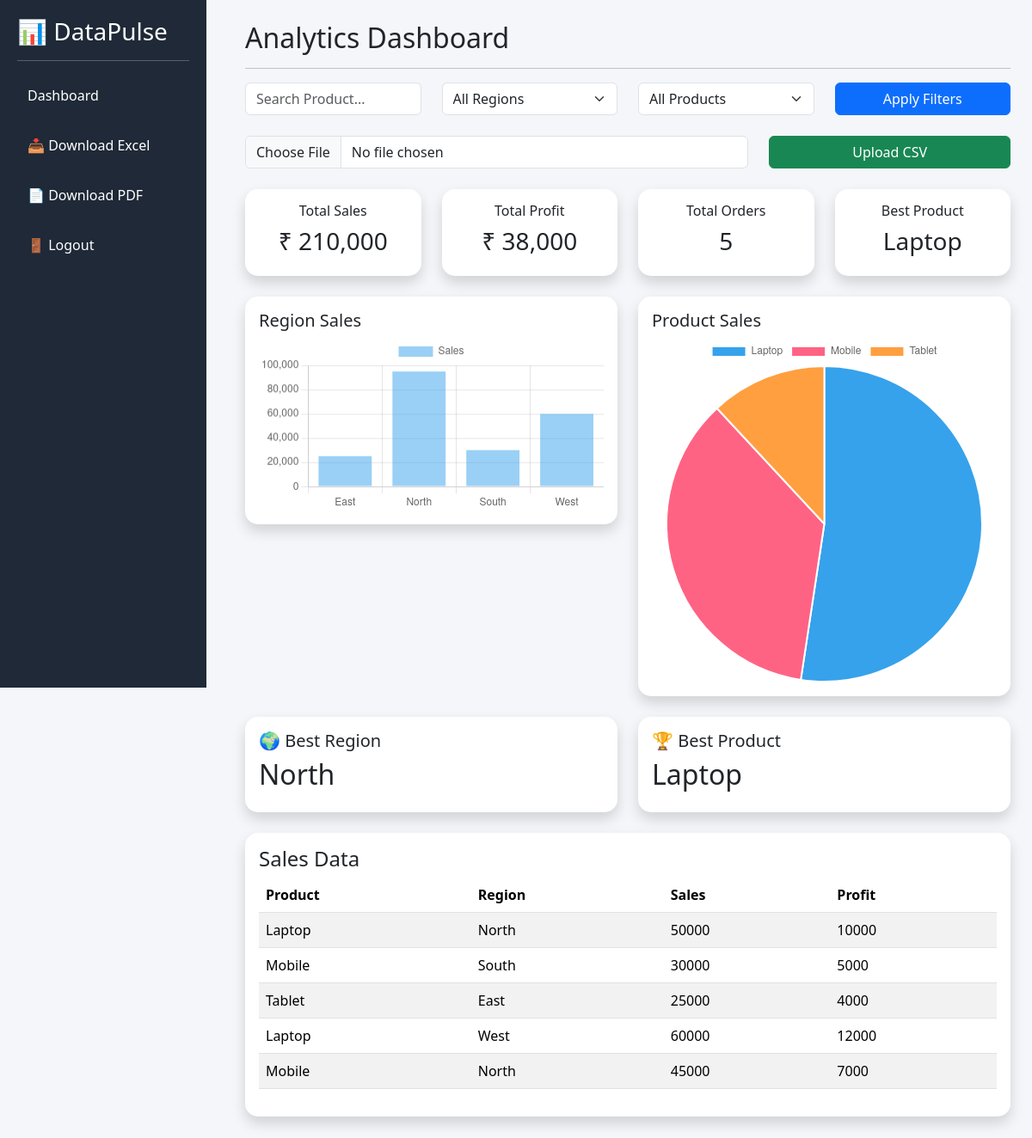
The page / (signed in) on the database as committed earlier.
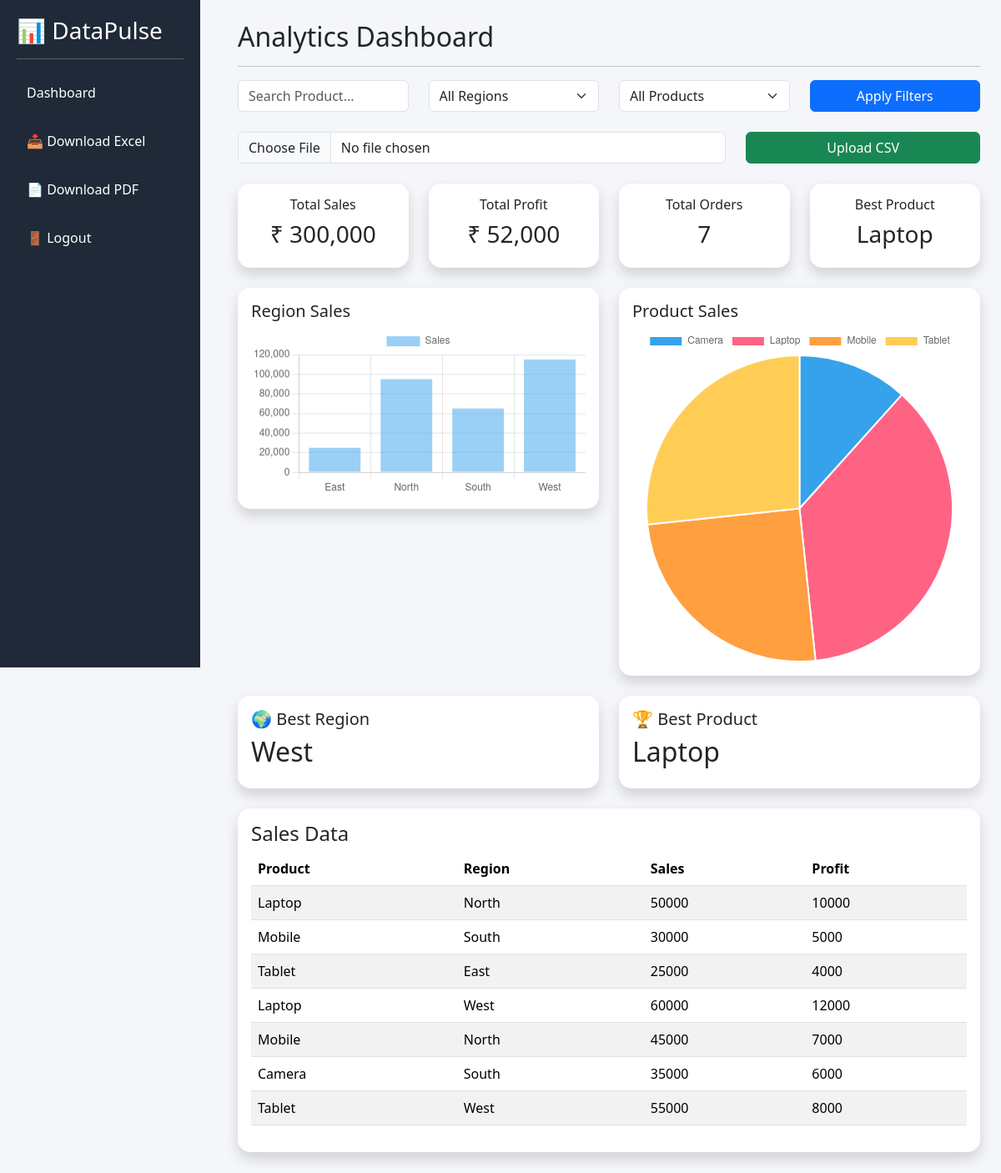
The same page on the database as committed later.
### tables this page shows
CREATE TABLE "sales" (
"product" TEXT,
  "region" TEXT,
  "sales" INTEGER,
  "profit" INTEGER
);

### app.py (the view, shortened to what this page needs)
@app.route("/", methods=["GET", "POST"])
def dashboard():
    if "user" not in session:
        return redirect("/login")
    try:
        conn = sqlite3.connect(DATABASE)
        df = pd.read_sql(
            "SELECT * FROM sales",
            conn
        )
        conn.close()
    except:
        df = pd.DataFrame(
            columns=[
                "product",
                "region",
                "sales",
                "profit"
            ]
        )
    if len(df) > 0:
        df.columns = df.columns.str.lower()
        region_filter = request.args.get(
            "region",
            "All"
        )
        product_filter = request.args.get(
            "product",
            "All"
        )
        search = request.args.get(
            "search",
            ""
        )
        if region_filter != "All":
            df = df[
                df["region"] == region_filter
            ]
        if product_filter != "All":
            df = df[
                df["product"] == product_filter
            ]
        total_sales = (
            df["sales"].sum()
            if len(df) > 0 else 0
        )
        total_profit = (
            df["profit"].sum()
            if len(df) > 0 else 0
        )
        total_orders = len(df)
        regions = sorted(
            df["region"].unique()
        ) if len(df) > 0 else []
        products = sorted(
            df["product"].unique()
        ) if len(df) > 0 else []
        region_data = (
            df.groupby("region")["sales"]
            .sum()
            .reset_index()
        ) if len(df) > 0 else pd.DataFrame()
        product_data = (
            df.groupby("product")["sales"]
            .sum()
            .reset_index()
        ) if len(df) > 0 else pd.DataFrame()
        if len(df) > 0:
            best_product = (
                df.groupby("product")["sales"]
                .sum()
                .idxmax()
            )
            best_region = (
                df.groupby("region")["sales"]
                .sum()
                .idxmax()
            )
        else:
            best_product = "No Data"
            best_region = "No Data"
    return render_template(
        "dashboard.html",
        sales=total_sales,
        profit=total_profit,
        orders=total_orders,
        best_product=best_product,
        best_region=best_region,
        regions=regions,
        products=products,
        search=search,
        region_labels=region_data["region"].tolist()
        if len(region_data) > 0 else [],
        region_values=region_data["sales"].tolist()
        if len(region_data) > 0 else [],
        product_labels=product_data["product"].tolist()
        if len(product_data) > 0 else [],
        product_values=product_data["sales"].tolist()
        if len(product_data) > 0 else [],
        table_data=df.to_dict(orient="records")
    )

### templates/dashboard.html (shortened to what this page needs)
<!DOCTYPE html>
<html>
<head>
<link href="https://cdn.jsdelivr.net/npm/bootstrap@5.3.3/dist/css/bootstrap.min.css" rel="stylesheet">
</head>
<body>
<div class="sidebar">
<h3>📊 DataPulse</h3>
<hr>
<a href="/">Dashboard</a>
<a href="/download_excel">
📥 Download Excel
</a>
<a href="/download_pdf">
📄 Download PDF
</a>
<a href="/logout">
🚪 Logout
</a>
</div>
<div class="main">
<h2>Analytics Dashboard</h2>
<hr>
<form method="GET">
<div class="row mb-4">
<div class="col-md-3">
<input
type="text"
name="search"
class="form-control"
placeholder="Search Product..."
value="{{ search }}">
</div>
<div class="col-md-3">
<select
name="region"
class="form-select">
<option value="All">
All Regions
</option>
</select>
</div>
<div class="col-md-3">
<select
name="product"
class="form-select">
<option value="All">
All Products
</option>
</select>
</div>
<div class="col-md-3">
<button
class="btn btn-primary w-100">
Apply Filters
</button>
</div>
</div>
</form>
<form method="POST" enctype="multipart/form-data">
<div class="row mb-4">
<div class="col-md-8">
<input
type="file"
name="file"
class="form-control"
required>
</div>
<div class="col-md-4">
<button
class="btn btn-success w-100">
Upload CSV
</button>
</div>
</div>
</form>
<div class="row">
<div class="col-md-3">
<div class="card shadow">
<div class="card-body stat-card">
<h6>Total Sales</h6>
<h3>
₹ {{ "{:,}".format(sales) }}
</h3>
</div>
</div>
</div>
<div class="col-md-3">
<div class="card shadow">
<div class="card-body stat-card">
<h6>Total Profit</h6>
<h3>
₹ {{ "{:,}".format(profit) }}
</h3>
</div>
</div>
</div>
<div class="col-md-3">
<div class="card shadow">
<div class="card-body stat-card">
<h6>Total Orders</h6>
<h3>
{{ orders }}
</h3>
</div>
</div>
</div>
<div class="col-md-3">
<div class="card shadow">
<div class="card-body stat-card">
<h6>Best Product</h6>
<h3>
{{ best_product }}
</h3>
</div>
</div>
</div>
</div>
<div class="row mt-4">
<div class="col-md-6">
<div class="card shadow">
<div class="card-body">
<h5>Region Sales</h5>
<canvas id="regionChart"></canvas>
</div>
</div>
</div>
<div class="col-md-6">
<div class="card shadow">
<div class="card-body">
<h5>Product Sales</h5>
<canvas id="productChart"></canvas>
</div>
</div>
</div>
</div>
<div class="row mt-4">
<div class="col-md-6">
<div class="card shadow">
<div class="card-body">
<h5>🌍 Best Region</h5>
<h2>{{ best_region }}</h2>
</div>
</div>
</div>
<div class="col-md-6">
<div class="card shadow">
<div class="card-body">
<h5>🏆 Best Product</h5>
<h2>{{ best_product }}</h2>
</div>
</div>
</div>
</div>
<div class="card shadow mt-4">
<div class="card-body">
<h4>Sales Data</h4>
<div class="table-responsive">
<table class="table table-striped table-hover">
<thead>
<tr>
<th>Product</th>
<th>Region</th>
<th>Sales</th>
<th>Profit</th>
</tr>
</thead>
<tbody>
{% for row in table_data %}
<tr>
<td>{{ row.product }}</td>
<td>{{ row.region }}</td>
<td>{{ row.sales }}</td>
<td>{{ row.profit }}</td>
</tr>
{% endfor %}
</tbody>
</table>
</div>
</div>
</div>
</div>
<script>
new Chart(
document.getElementById("regionChart"),
{
type:"bar",
data:{
labels:{{ region_labels|tojson }},
datasets:[{
label:"Sales",
data:{{ region_values|tojson }}
}]
}
}
);
new Chart(
document.getElementById("productChart"),
{
type:"pie",
data:{
labels:{{ product_labels|tojson }},
datasets:[{
data:{{ product_values|tojson }}
}]
}
}
);
</script>
</body>
</html>

### templates/dashboard.html (style rules this page uses)
body { background:#f4f6f9; }
.sidebar { height:100vh; background:#1f2937; color:white; position:fixed; width:240px; padding:20px; overflow-y:auto; }
.sidebar a { display:block; color:white; text-decoration:none; padding:12px; margin-bottom:10px; border-radius:8px; }
.main { margin-left:260px; padding:25px; }
.card { border:none; border-radius:15px; }
.stat-card { text-align:center; }
.table-responsive { max-height:400px; overflow-y:auto; }

Rows that differ between the two databases and show on the page:
added sales: product "Camera", region "South", sales "35000", profit "6000"
added sales: product "Tablet", region "West", sales "55000", profit "8000"
Other text that changed with them:
{{ "{:,}".format(sales) }}: "210,000" → "300,000"
{{ "{:,}".format(profit) }}: "38,000" → "52,000"
{{ orders }}: "5" → "7"
chart data {{ region_values|tojson }}: [25000, 95000, 30000, 60000] → [25000, 95000, 65000, 115000]
chart data {{ product_labels|tojson }}: ["Laptop", "Mobile", "Tablet"] → ["Camera", "Laptop", "Mobile", "Tablet"]
chart data {{ product_values|tojson }}: [110000, 75000, 25000] → [35000, 110000, 75000, 80000]
{{ best_region }}: "North" → "West"
